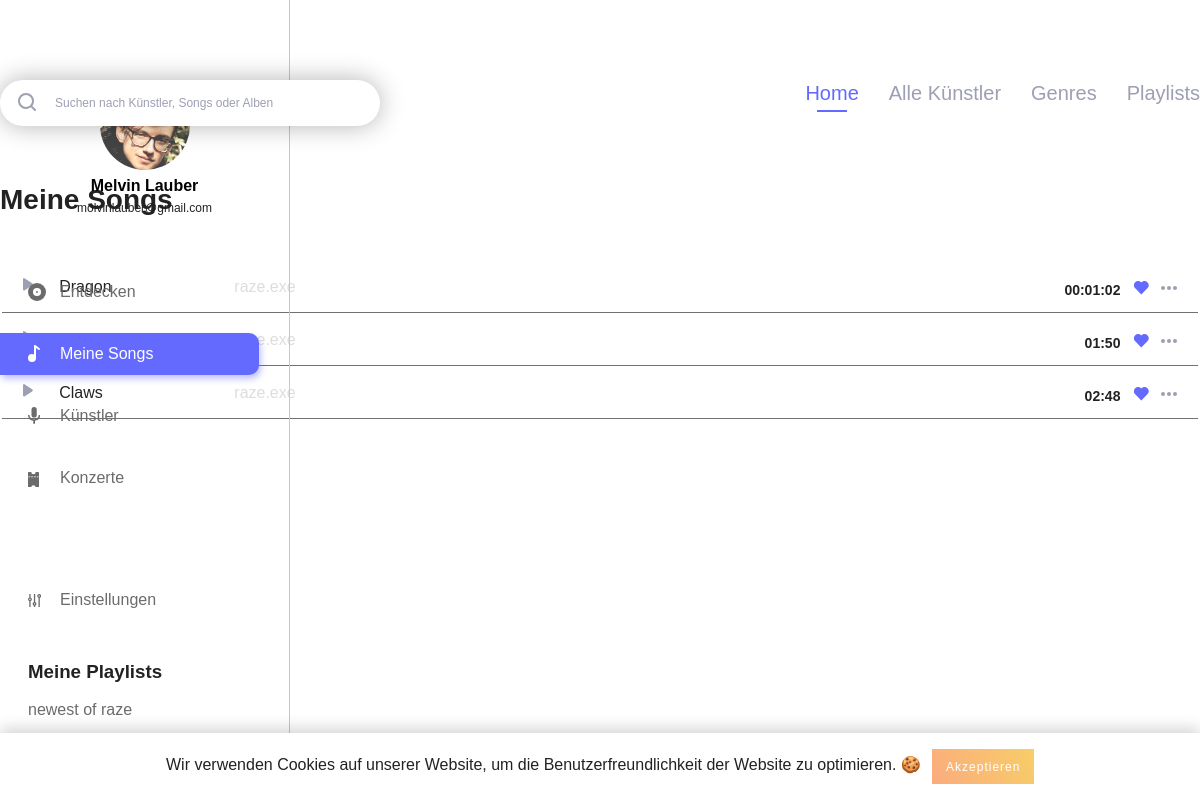
The app's page /my_songs.php (signed in), older data.
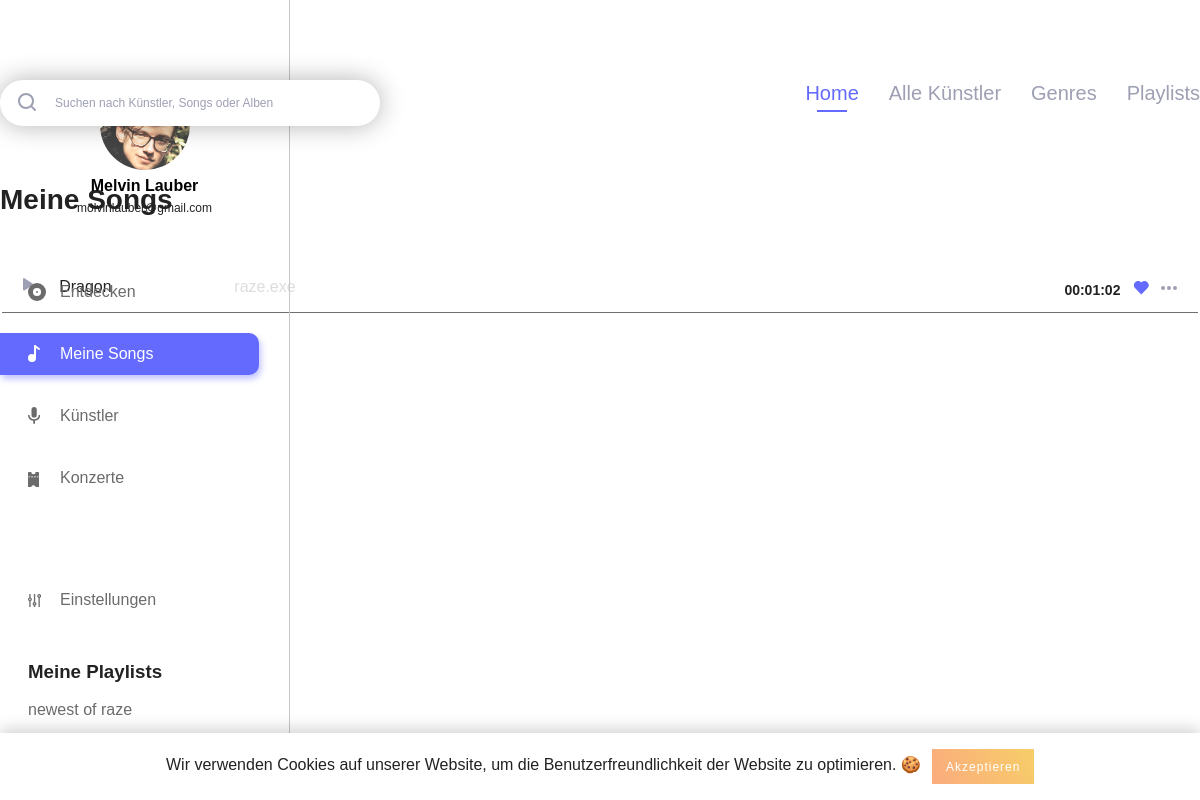
The same page, newer data.
### tables this page shows
CREATE TABLE IF NOT EXISTS `users` (
  `id` int(11) NOT NULL AUTO_INCREMENT,
  `username` varchar(255) NOT NULL,
  `email` varchar(255) NOT NULL,
  `firstname` varchar(255) NOT NULL,
  `lastname` varchar(255) NOT NULL,
  `password_hash` varchar(255) NOT NULL,
  `password_token` varchar(255) NOT NULL,
  `is_artist` int(1) NOT NULL,
  `has_darkmode` tinyint(1) NOT NULL,
  PRIMARY KEY (`id`),
  UNIQUE KEY `username` (`username`),
  UNIQUE KEY `email` (`email`)
);

CREATE TABLE IF NOT EXISTS `playlist` (
  `playlist_id` int(11) NOT NULL AUTO_INCREMENT,
  `playlist_name` varchar(255) NOT NULL,
  `user_id` int(11) NOT NULL,
  `playlist_description` text NOT NULL,
  PRIMARY KEY (`playlist_id`),
  KEY `playlist_fk0` (`user_id`)
);

CREATE TABLE IF NOT EXISTS `saved_songs` (
  `user_id_link` int(11) NOT NULL,
  `song_id` int(11) NOT NULL,
  KEY `saved_songs_fk0` (`user_id_link`),
  KEY `saved_songs_fk1` (`song_id`)
);

CREATE TABLE IF NOT EXISTS `song` (
  `song_id` int(11) NOT NULL AUTO_INCREMENT,
  `artist_id_link` int(11) NOT NULL,
  `song_name` varchar(255) NOT NULL,
  `album_id_link` int(11) NOT NULL,
  `length` varchar(255) NOT NULL,
  `genre_id` int(11) NOT NULL,
  PRIMARY KEY (`song_id`),
  KEY `song_fk0` (`artist_id_link`),
  KEY `song_fk2` (`genre_id`),
  KEY `song_fk1` (`album_id_link`)
);

CREATE TABLE IF NOT EXISTS `artist` (
  `artist_id` int(11) NOT NULL AUTO_INCREMENT,
  `user_id` int(11) NOT NULL,
  `artist_firstname` varchar(255) NOT NULL,
  `artist_lastname` varchar(255) NOT NULL,
  `biography` text NOT NULL,
  PRIMARY KEY (`artist_id`),
  KEY `artist_fk0` (`user_id`)
);

### includes/start.php (called while the page is built, shortened)
<?php
include 'db.php';
if (isset($_SESSION['user']['id']) && !empty($_SESSION['user']['id'])) {
	$statement = $pdo->prepare("SELECT * FROM `users` WHERE `id` = :id");
	$result = $statement->execute(array('id' => $_SESSION['user']['id']));
}
if (isset($_SESSION['user']['has_darkmode']) && $_SESSION['user']['has_darkmode'] == 1) {
	$body_class = 'dark';
}
else {
	$body_class = '';
}
?>

### my_songs.php (the view, shortened to what this page needs)
<?php
include 'includes/start.php';
$saved_song_query = "SELECT saved_songs.user_id_link, songs.*, artists.artist_firstname, artists.artist_lastname FROM `saved_songs` saved_songs
					INNER JOIN `song` songs ON songs.song_id = saved_songs.song_id
					LEFT JOIN `artist` artists ON artists.artist_id = songs.artist_id_link
					WHERE `user_id_link` = ".$_SESSION['user']['id'];
?>
<!DOCTYPE html>
<html lang="de">
	<head>
		<?php include 'includes/meta_data.php'; ?>
	</head>
	<body class="<?php echo $body_class; ?>">
		<?php include 'includes/navigation_left.php'; ?>
		<?php include 'includes/cookie_banner.php'; ?>
		<div class="main_content_wrapper">
			<div class="main_content_inner">
				<?php include 'includes/search_navi.php'; ?>
				<h3 class="short_title"><?php echo MY_SONGS; ?></h3>
				<table class="saved_songs_list">
					<tbody>
						<?php foreach ($pdo->query($saved_song_query) as $saved_songs_data) {
							$statement_song = $pdo->prepare("SELECT `song_id` FROM `saved_songs` WHERE `song_id` = :song_id");
							$statement_song->bindParam(':song_id', $saved_songs_data['song_id']);
							$statement_song->execute();
							if ($statement_song->rowCount() > 0) {
								$like_class = 'liked';
							}
							else {
								$like_class = '';
							}
							?>
							<tr>
								<td class="play"><span class="play_song_wrapper play_song_class" data-song=<?php echo $saved_songs_data['song_id']; ?> data-song_name="<?php echo $saved_songs_data['song_name'];?>" data-artist_name="<?php echo $saved_songs_data['artist_firstname'].' '.$saved_songs_data['artist_lastname']; ?>">
								 </span></td>
								<td class="song_name"><?php echo $saved_songs_data['song_name']; ?></td>
								<td class="artist_name"><a href="artist_detail.php?artist_id=<?php echo 1; ?>"><?php echo $saved_songs_data['artist_firstname'].' '.$saved_songs_data['artist_lastname']; ?></a></td>
								<td class="actions"><span class="like_wrapper like_song like <?php echo $like_class; ?>" data-song=<?php echo $saved_songs_data['song_id']; ?>></span></td>
								<td class="length"><?php echo $saved_songs_data['length']; ?></td>
							</tr>
						<?php } ?>
					</tbody>
				</table>
			</div>
		</div>
	</body>
</html>

### includes/meta_data.php (shortened to what this page needs)
<link rel="stylesheet" href="css/styles.css">

### includes/navigation_left.php (shortened to what this page needs)
<?php
if(isset($_SESSION['active'])) {
	$active_class = $_SESSION['active'];
}
$query = "SELECT * FROM `users` WHERE `id` = ".$_SESSION['user']['id'];
$playlist_query = "SELECT * FROM `playlist` WHERE `user_id` = ".$_SESSION['user']['id'];
?>
<div class="navigation_left">
	<div class="navigation_wrapper">
		<div class="profile">
			<h3 class="profile_name">
				<?php foreach ($pdo->query($query) as $user_data) {
					echo $user_data['firstname'].' '.$user_data['lastname'];
				} ?>
			</h3>
			<p class="profile_mail">
				<?php foreach ($pdo->query($query) as $user_data) {
					echo $user_data['email'];
				} ?>
			</p>
		</div>
		<div class="main_navigation">
			<ul>
				<li class="navigation_element <?php if($active_class === 'discover') { echo 'active'; } ?>"><a href="index.php"><img class="svg" src="img/assets/discover.svg" alt="<?php echo DISCOVER; ?>"><?php echo DISCOVER; ?></a></li>
				<li class="navigation_element <?php if($active_class === 'my_songs') { echo 'active'; } ?>"><a href="my_songs.php"><img class="svg" src="img/assets/my_songs.svg" alt="<?php echo MY_SONGS; ?>"><?php echo MY_SONGS; ?></a></li>
				<li class="navigation_element <?php if($active_class === 'artists') { echo 'active'; } ?>"><a href="artists.php"><img class="svg" src="img/assets/artists.svg" alt="<?php echo ARTISTS; ?>"><?php echo ARTISTS; ?></a></li>
				<li class="navigation_element <?php if($active_class === 'events') { echo 'active'; } ?>"><a href="events.php"><img class="svg" src="img/assets/events.svg" alt="<?php echo EVENTS; ?>"><?php echo EVENTS; ?></a></li>
				<li class="navigation_element <?php if($active_class === 'settings') { echo 'active'; } ?>"><a href="settings.php"><img class="svg" src="img/assets/settings_nav.svg" alt="<?php echo SETTINGS; ?>"><?php echo SETTINGS; ?></a></li>
			</ul>
		</div>
		<div class="playlist_wrapper">
			<h3 class="playlist_title"><?php echo MY_PLAYLISTS; ?></h3>
			<ul>
				<?php foreach ($pdo->query($playlist_query) as $playlist_data) { ?>
					<li class="playlist_element"><a href="playlist_detail.php?playlist_id=<?php echo $playlist_data['playlist_id']; ?>"><?php echo $playlist_data['playlist_name']; ?></a></li>
				<?php } ?>
			</ul>
		</div>
	</div>
</div>

### includes/cookie_banner.php (shortened to what this page needs)
<div id="js-cookie-box" class="cookie-box cookie-box--hide">
Wir verwenden Cookies auf unserer Website, um die Benutzerfreundlichkeit der Website zu optimieren. 🍪 <span id="js-cookie-button" class="cookie-button">Akzeptieren</span>
</div>

### includes/search_navi.php (shortened to what this page needs)
<?php
if(isset($_SESSION['active_meta_nav'])) {
	$active_class_meta = $_SESSION['active_meta_nav'];
}
?>
<div id="search_navigation_wrap">
	<div class="search">
		<form class="search_form" action="search.php" method="post">
			<input class="search_field" type="text" name="search" placeholder="Suchen nach Künstler, Songs oder Alben">
		</form>
	</div>
	<div id="navigation">
		<ul>
			<li class="main_navigation_element <?php if($active_class_meta === 'discover') { echo 'active'; } ?>"><a href="index.php"><?php echo HOME; ?></a></li>
			<li class="main_navigation_element <?php if($active_class_meta === 'all_artists') { echo 'active'; } ?>"><a href="all_artists.php"><?php echo ALL_ARTISTS; ?></a></li>
			<li class="main_navigation_element <?php if($active_class_meta === 'genres') { echo 'active'; } ?>"><a href="genres.php"><?php echo GENRES; ?></a></li>
			<li class="main_navigation_element <?php if($active_class_meta === 'playlists') { echo 'active'; } ?>"><a href="playlists.php"><?php echo PLAYLISTS; ?></a></li>
		</ul>
	</div>
</div>

### css/_config.css (style rules this page uses)
:root { --primary-color: #636AFD; --primary-color_light: #e0e1ff; --text: #222; --navigation_left: #6B6B6B; --border: #C7C7C7; --light_text: #9D9FB3; --button: #ededed; --border-bottom: #707070; --background_dark_mode: #21252B; --dark_mode_border: #30353B; --dark_mode_input: #30353B; --dark_mode_light: #DDDDDD; --standard_shadow: 0 3px 27px rgba(0,0,0,0.39); --standard_radius: 13px; --standard_transition: all 0.3s ease; --error_color: #b20000; }

### css/_basic.css (style rules this page uses)
body { font-family: 'DM Sans', sans-serif; margin: 0; padding: 0; color: var(--text); -webkit-font-smoothing: antialiased; -moz-osx-font-smoothing: grayscale; }
h3 { margin: 0; padding: 0; }
h3.short_title { font-size: 28px; line-height: 37px; font-weight: 700; color: var(--text); margin-bottom: 40px; }
ul { padding: 0; margin: 0; }
.main_content_wrapper { padding-top: 80px; }
.main_content_inner { max-width: 1200px; margin: 0 auto; padding-bottom: 150px; box-sizing: border-box; }
.profile { text-align: center; }

### css/_content.css (style rules this page uses)
#search_navigation_wrap { margin-bottom: 55px; }
.search { float: left; position: relative; width: 380px; }
#navigation { float: right; }
#navigation ul li.main_navigation_element { float: left; font-size: 20px; line-height: 26px; color: var(--light_text); margin-left: 30px; list-style-type: none; }
#navigation ul li.main_navigation_element:hover, #navigation ul li.main_navigation_element.active { color: var(--primary-color); position: relative; }
#navigation ul li.main_navigation_element:hover:after, #navigation ul li.main_navigation_element.active:after { content: ''; position: absolute; bottom: -6px; left: 50%; transform: translateX(-50%); width: 30px; height: 2px; background: var(--primary-color); }
#navigation ul li.main_navigation_element a { text-decoration: none; color: inherit; }
#navigation ul li.main_navigation_element:first-child { margin-left: 0; }
#search_navigation_wrap .search { position: relative; z-index: 1; }
#search_navigation_wrap .search .search_form .search_field { font-size: 12px; line-height: 16px; color: var(--light_text); width: 100%; padding: 15px 20px; padding-left: 55px; border: none; -webkit-border-radius: 23px; -moz-border-radius: 23px; -o-border-radius: 23px; border-radius: 23px; box-shadow: 0 0 26px rgba(0,0,0,0.3); box-sizing: border-box; }
#search_navigation_wrap .search .search_form input.search_field::placeholder { font-size: 12px; line-height: 16px; color: var(--light_text); }
.cookie-box { position: fixed; left: 0; right: 0; bottom: 0; z-index: 9999; text-align: center; padding: 1rem 2rem; background: #fff; transition: all 0.75s cubic-bezier(0.19, 1, 0.22, 1); box-shadow: 0 -5px 14px rgba(0,0,0,0.16); }
.cookie-button { display: inline-block; cursor: pointer; padding: 0.65rem 0.85rem; margin-left: 0.45rem; color: #fff; font-size: 0.75rem; letter-spacing: 1px; background-image: linear-gradient(62deg, #fbab7E 0%, #f7ce68 100%); }

### css/_login.css (style rules this page uses)
input[type="text"], input[type="password"], input[type="number"], input[type="date"], textarea { font-size: 12px; line-height: 16px; color: var(--light_text); width: 100%; padding: 15px 20px; border: none; -webkit-border-radius: 23px; -moz-border-radius: 23px; -o-border-radius: 23px; border-radius: 23px; box-shadow: 0 0 26px rgba(0,0,0,0.3); box-sizing: border-box; }

### css/_songs.css (style rules this page uses)
.saved_songs_list { width: 100%; }
.saved_songs_list tr { display: inline-block; width: 100%; padding: 14.5px 20px; box-sizing: border-box; border-bottom: 1px solid var(--border-bottom); }
.saved_songs_list tr td { display: inline-block; }
.saved_songs_list tr td.play { margin-right: 20px; }
.saved_songs_list tr td.song_name, .saved_songs_list tr td.artist_name a, .saved_songs_list tr td.artist_name a:hover { font-size: 16px; line-height: 21px; font-weight: 400; color: var(--text); margin-right: 30px; width: 12%; text-decoration: none; }
.saved_songs_list tr td.artist_name a { color: var(--light_text); }
.saved_songs_list tr td.actions, .saved_songs_list tr td.length { float: right; }
.saved_songs_list tr td.length { position: relative; top: 5px; font-size: 14px; line-height: 18px; font-weight: 700; color: var(--text); margin-right: 12px; }
.saved_songs_list tr td.actions .like { margin-right: 12px; position: relative; top: 5px; }

### css/_dark.css (style rules this page uses)
body.dark .saved_songs_list tr td.song_name, .saved_songs_list tr td.artist_name a, .saved_songs_list tr td.artist_name a:hover { color: var(--dark_mode_light); }

Row changes from the older to the newer data that the page shows:
removed saved_songs: artist.artist_firstname "raze.exe", song_id.length "01:50"
removed saved_songs: song_id.song_name "Claws", artist.artist_firstname "raze.exe", song_id.length "02:48"
